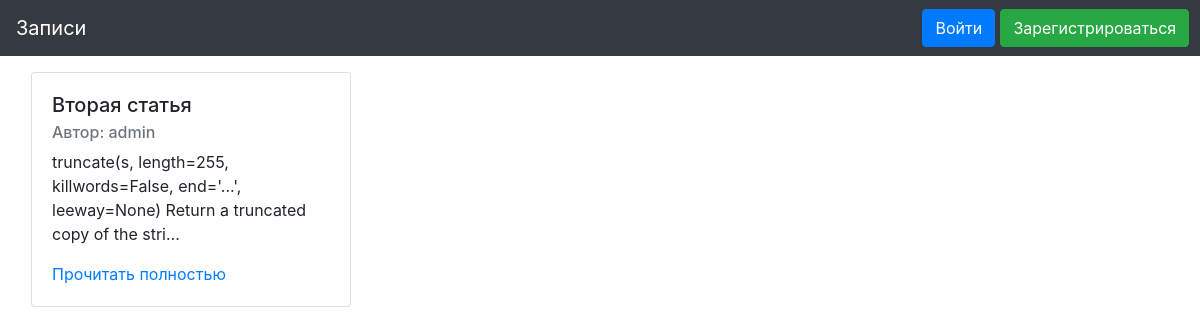
Before: / with the older database file.
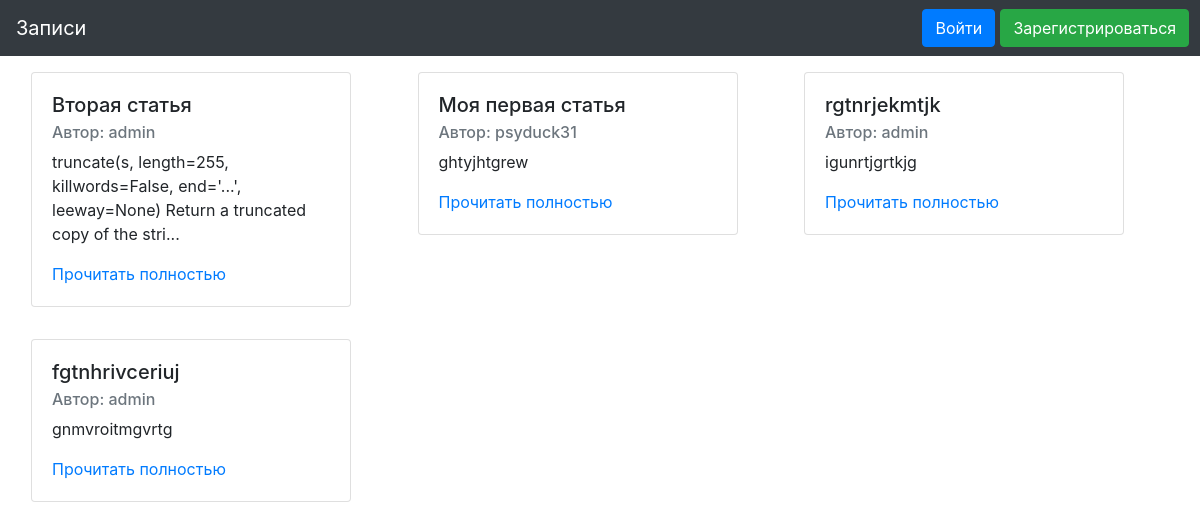
After: the same page with the newer database file.
### website/models.py (models this page shows, shortened)
class Posts(db.Model):
    id = db.Column(db.Integer, primary_key = True)
    title = db.Column(db.String(20), nullable = False)
    text = db.Column(db.String(255), nullable = False)
    author_name = db.Column(db.String(20), nullable = False)
    author_id = db.Column(db.Integer, nullable = False)

### website/routes.py (the view)
@app.route('/')
def home():
    conn = sqlite3.connect('website/site.db')
    c = conn.cursor()
    c.execute('SELECT * FROM posts')
    all_rows = c.fetchall()
    return render_template('home.html', all_rows=all_rows)

### website/templates/home.html
{% extends "layout.html" %}
{% block content %}
{% for data in all_rows %}
<div class="card-deck d-inline-block", style="margin: 1rem;">
	<div class="card" style="width: 20rem;">
	  <div class="card-body">
	    <h5 class="card-title">{{ data[1] }}</h5>
	    <h6 class="card-subtitle mb-2 text-muted">Автор: {{ data[3] }}</h6>
	    {% if data[2]|length > 100 %}
	    	<p class="card-text"> {{ data[2][0:100:1] }}...</p>
	    {% else %}
	    	<p class="card-text"> {{ data[2] }}</p>
	    {% endif %}
	    <a href="/post/{{ data[0] }}" class="card-link">Прочитать полностью</a>
	  </div>
	</div>
</div>
{% endfor %}
{% endblock %}

Changed rows visible on the page:
added Posts: title "Моя первая статья", author_name "psyduck31", text "ghtyjhtgrew"
added Posts: title "rgtnrjekmtjk", author_name "admin", text "igunrtjgrtkjg"
added Posts: title "fgtnhrivceriuj", author_name "admin", text "gnmvroitmgvrtg"
